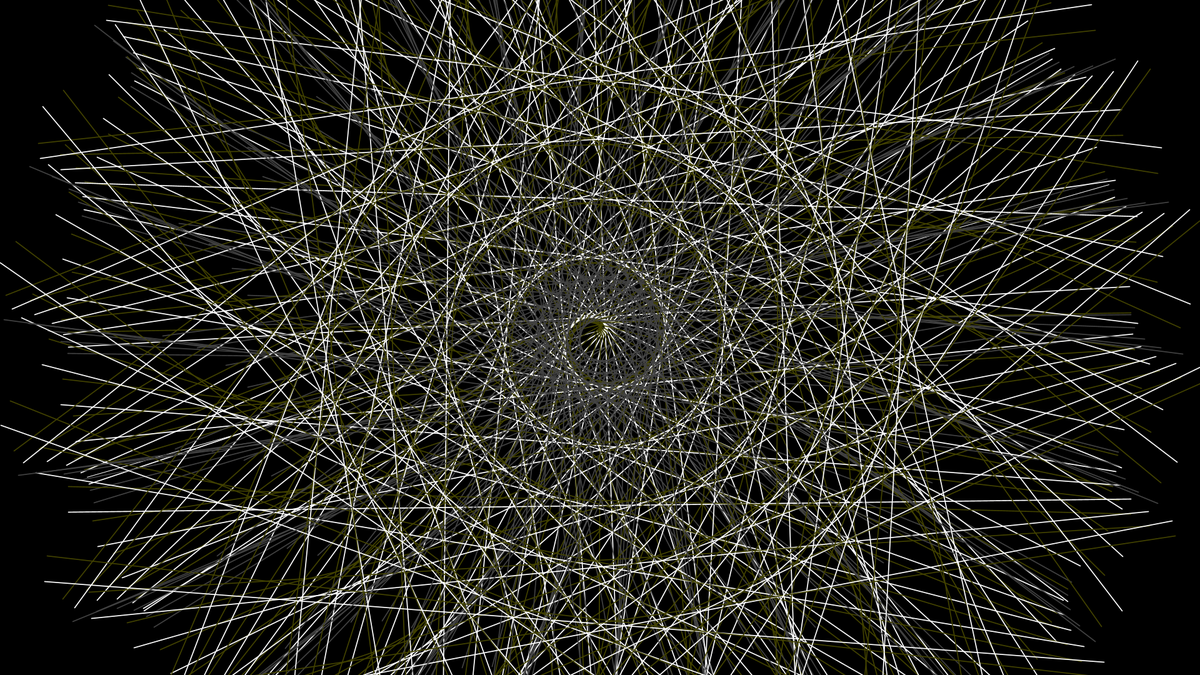
Frame 1 (no input)
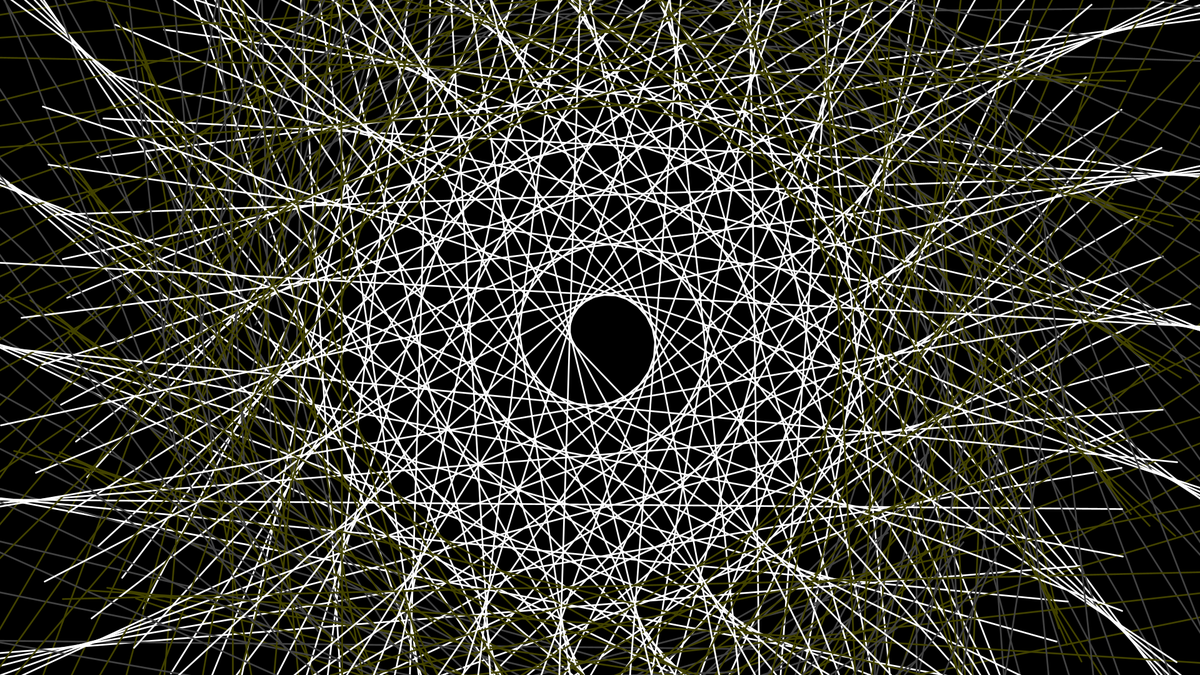
Frame 60 (the mouse pressed at the canvas centre just before this capture)
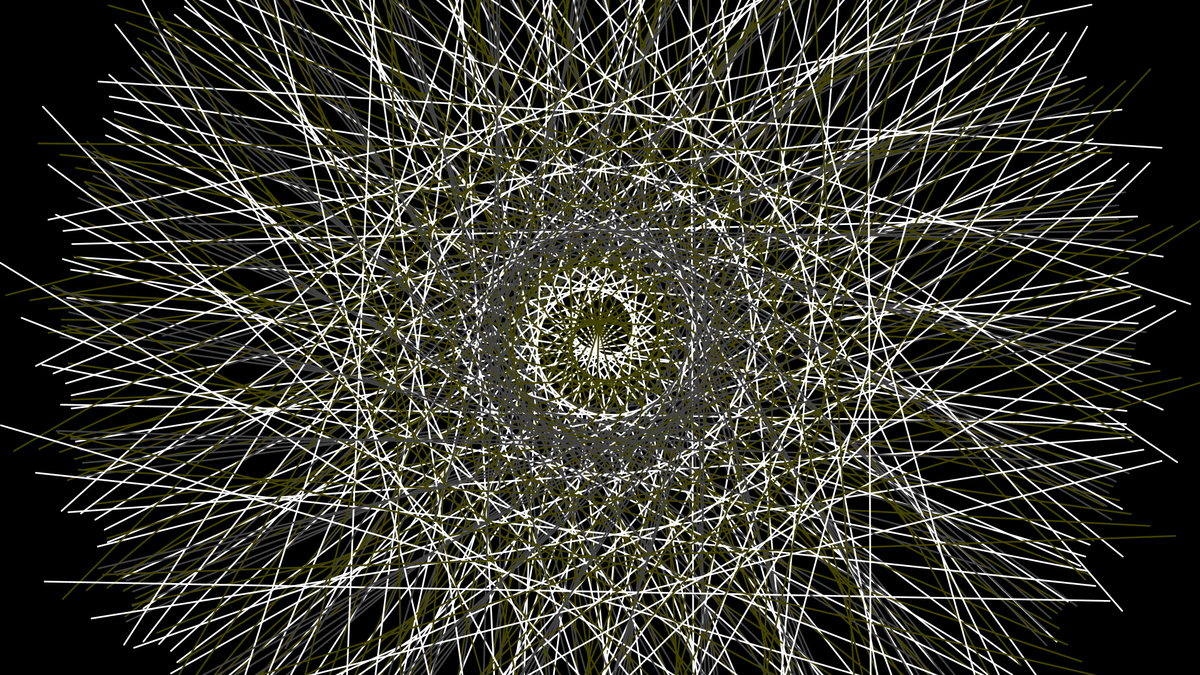
Frame 120 (the mouse held since frame 60 and released just before this capture)

The Processing sketch that drew these frames (run headless with seeded random() and noise(); from frame 60 on, the mouse is pressed at the canvas centre):

// Processing sketch: mar_1_generative1
// ── mar_1_generative1.pde
float rAngle = random(0.1,30);
float rStroke = random(0, 255);
float rStrokeSize = random(0.25,3);

void setup() {
  size(1920, 1080);
  smooth();
  frameRate(1000);
}

void draw() {
  background(0);
  translate(width/2, height/2);
  
  float wave = sin(radians(frameCount));
  float w = wave*map(mouseX,0,height,2500,0);
  
  for (int i = 0; i < 500; i++) {
    rotate(50);
    stroke(255);
    line(850, i-w/2, -850, i++);
    strokeWeight(map(wave, -1, 1, 0.5, rStrokeSize));
    stroke(rStroke);
    strokeWeight(map(wave, -1, 1, 0.5, rStrokeSize));
    line(-850, -i+w, 550, i++);
    stroke(rStroke, rStroke, 0);
    strokeWeight(map(wave, -1, 1, 0.5, rStrokeSize));
    line(-850, i-w, 850, i++);
  }
} 
